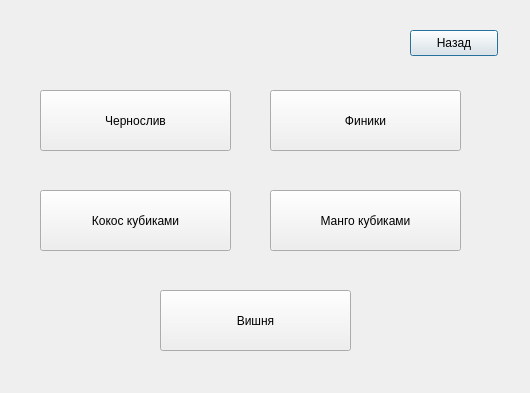
<?xml version="1.0" encoding="UTF-8"?>
<ui version="4.0">
 <class>fruitsSecs</class>
 <widget class="QDialog" name="fruitsSecs">
  <property name="geometry">
   <rect>
    <x>0</x>
    <y>0</y>
    <width>530</width>
    <height>393</height>
   </rect>
  </property>
  <property name="windowTitle">
   <string>Сухофрукты</string>
  </property>
  <widget class="QPushButton" name="pushButton">
   <property name="geometry">
    <rect>
     <x>410</x>
     <y>30</y>
     <width>88</width>
     <height>26</height>
    </rect>
   </property>
   <property name="text">
    <string>Назад</string>
   </property>
  </widget>
  <widget class="QPushButton" name="pushButton_2">
   <property name="geometry">
    <rect>
     <x>40</x>
     <y>90</y>
     <width>191</width>
     <height>61</height>
    </rect>
   </property>
   <property name="text">
    <string>Чернослив</string>
   </property>
  </widget>
  <widget class="QPushButton" name="pushButton_3">
   <property name="geometry">
    <rect>
     <x>270</x>
     <y>90</y>
     <width>191</width>
     <height>61</height>
    </rect>
   </property>
   <property name="text">
    <string>Финики</string>
   </property>
  </widget>
  <widget class="QPushButton" name="pushButton_4">
   <property name="geometry">
    <rect>
     <x>160</x>
     <y>290</y>
     <width>191</width>
     <height>61</height>
    </rect>
   </property>
   <property name="text">
    <string>Вишня</string>
   </property>
  </widget>
  <widget class="QPushButton" name="pushButton_5">
   <property name="geometry">
    <rect>
     <x>40</x>
     <y>190</y>
     <width>191</width>
     <height>61</height>
    </rect>
   </property>
   <property name="text">
    <string>Кокос кубиками</string>
   </property>
  </widget>
  <widget class="QPushButton" name="pushButton_6">
   <property name="geometry">
    <rect>
     <x>270</x>
     <y>190</y>
     <width>191</width>
     <height>61</height>
    </rect>
   </property>
   <property name="text">
    <string>Манго кубиками</string>
   </property>
  </widget>
 </widget>
 <resources/>
 <connections/>
</ui>
